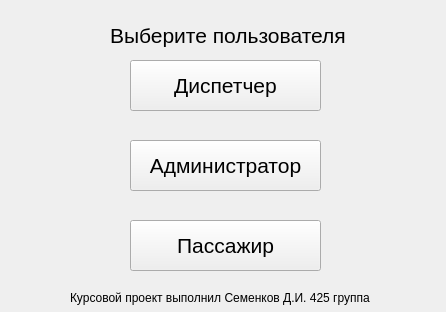
<?xml version="1.0" encoding="UTF-8"?>
<ui version="4.0">
 <class>AirportScheduleClass</class>
 <widget class="QMainWindow" name="AirportScheduleClass">
  <property name="geometry">
   <rect>
    <x>0</x>
    <y>0</y>
    <width>446</width>
    <height>312</height>
   </rect>
  </property>
  <property name="windowTitle">
   <string>Расписание рейсов аэропорта</string>
  </property>
  <widget class="QWidget" name="centralWidget">
   <widget class="QPushButton" name="dispatcher_btn">
    <property name="geometry">
     <rect>
      <x>130</x>
      <y>60</y>
      <width>191</width>
      <height>51</height>
     </rect>
    </property>
    <property name="font">
     <font>
      <pointsize>16</pointsize>
     </font>
    </property>
    <property name="mouseTracking">
     <bool>false</bool>
    </property>
    <property name="text">
     <string>Диспетчер</string>
    </property>
    <property name="checkable">
     <bool>false</bool>
    </property>
   </widget>
   <widget class="QPushButton" name="admin_btn">
    <property name="geometry">
     <rect>
      <x>130</x>
      <y>140</y>
      <width>191</width>
      <height>51</height>
     </rect>
    </property>
    <property name="font">
     <font>
      <pointsize>16</pointsize>
     </font>
    </property>
    <property name="text">
     <string>Администратор</string>
    </property>
   </widget>
   <widget class="QPushButton" name="passenger_btn">
    <property name="geometry">
     <rect>
      <x>130</x>
      <y>220</y>
      <width>191</width>
      <height>51</height>
     </rect>
    </property>
    <property name="font">
     <font>
      <pointsize>16</pointsize>
     </font>
    </property>
    <property name="text">
     <string>Пассажир</string>
    </property>
   </widget>
   <widget class="QLabel" name="label">
    <property name="geometry">
     <rect>
      <x>70</x>
      <y>290</y>
      <width>311</width>
      <height>16</height>
     </rect>
    </property>
    <property name="text">
     <string>Курсовой проект выполнил Семенков Д.И. 425 группа</string>
    </property>
   </widget>
   <widget class="QLabel" name="label_2">
    <property name="geometry">
     <rect>
      <x>110</x>
      <y>20</y>
      <width>241</width>
      <height>31</height>
     </rect>
    </property>
    <property name="font">
     <font>
      <pointsize>16</pointsize>
     </font>
    </property>
    <property name="text">
     <string>Выберите пользователя</string>
    </property>
   </widget>
  </widget>
 </widget>
 <layoutdefault spacing="6" margin="11"/>
 <resources>
  <include location="flightschedule.qrc"/>
 </resources>
 <connections/>
</ui>
